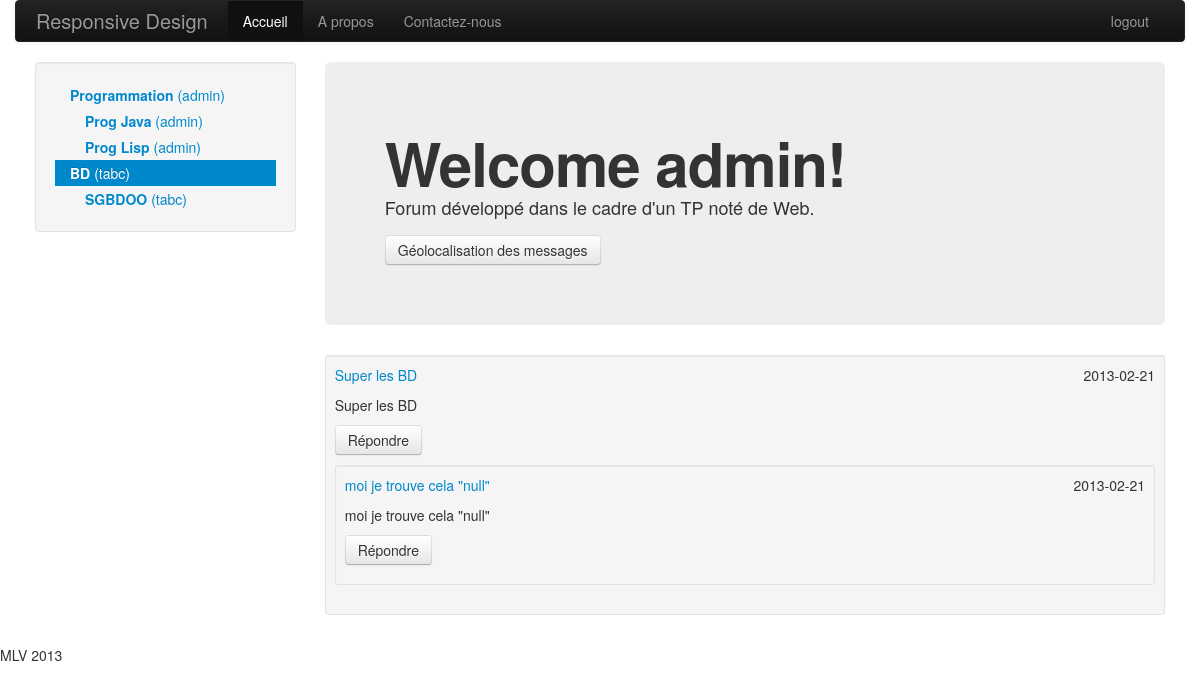
The page /forum.php?idthm=2 (signed in) on the database its author committed.
### tables this page shows
CREATE TABLE theme (idthm serial primary key, libthm varchar(100) NOT NULL, datecrthm date, iduserthm bigint unsigned NOT NULL, idsuperthm bigint unsigned, FOREIGN KEY (iduserthm) REFERENCES usr (iduser), FOREIGN KEY (idsuperthm) REFERENCES theme (idthm));

CREATE TABLE  usr(iduser serial primary key, loginuser varchar(30) NOT NULL, passwduser varchar(15) NOT NULL, emailuser varchar(100), dateinsuser date, idgrp bigint unsigned, foreign key (idgrp) references groupe(idgrp));

CREATE TABLE message ( idmsg serial PRIMARY KEY, titremsg varchar(100) NOT NULL, contenumsg text NOT NULL, datemsg date, idthmmsg bigint unsigned NOT NULL, idmsgsrc bigint unsigned, idusermsg bigint unsigned, lat decimal(10,7), lon decimal(10,7),
FOREIGN KEY (idthmmsg) REFERENCES theme (idthm),FOREIGN KEY (idmsgsrc) REFERENCES message(idmsg), FOREIGN KEY (idusermsg) REFERENCES usr (iduser));

### php/config.php (called while the page is built, shortened)
<?php
require 'MySql/MySqlConnection.php';
require 'MySql/MySqlCommand.php';
$Connection = new MySqlConnection();
?>

### php/MySql/MySqlConnection.php (called while the page is built, shortened)
<?php
class MySqlConnection {
	private $mysqli;
	public function __construct($host = 'db499579863.db.1and1.com' , $user = 'lfeltz', $pass = 'Wuunoi6q', $db = 'lfeltz_db')
	{
		$this->mysqli = new mysqli($host, $user, $pass, $db);
	}
	public function prepare($cmd){
		$stmt = $this->mysqli->prepare($cmd);
		return $stmt;
	}
}
?>

### php/MySql/MySqlCommand.php (called while the page is built, shortened)
<?php
class MySqlCommand
{
	private $parametersValues;
	private $parametersTypes;
	private $nbParameters;
	public function __construct(MySqlConnection $connection, $queryText)
	{
		$this->stmt = $connection->prepare($queryText);
		$this->parametersTypes = "";
		$this->parametersValues = array();
		$this->nbParameters = 0;
	}
	public function AddParameter($type, $value)
	{
		$this->parametersValues[$this->nbParameters] = $value;
		$this->parametersTypes .= $type;
		$this->nbParameters++;
	}
	public function ExecuteQuery()
	{
		$this->bindParam();
		$this->stmt->execute();
		if($result = $this->stmt->get_result())
		{
			$index=0;
			$Rows = array();
			while ($row = $result->fetch_assoc())
			{
				$Rows[$index] = $row;
				$index++;
			}
			return $Rows;
		}
	}
	private function bindParam()
	{
		$stmt = $this->stmt;
		call_user_func_array(array($stmt, "bind_param"), $this->refValues(array_merge(array($this->parametersTypes), $this->parametersValues)));
	}
	private function refValues($arr)
	{
	    if (strnatcmp(phpversion(),'5.3') >= 0)
	    {
	        $refs = array();
	        foreach($arr as $key => $value)
	            $refs[$key] = &$arr[$key];
	        return $refs;
	    }
	    return $arr;
	}
}

### forum.php (the view, shortened to what this page needs)
<!DOCTYPE html>
<html lang="fr">
<head>
<?php
require 'php/config.php';
?>
</head>
<body>
	<div class="container">
		<?php include 'contents/navbar.php'; ?>
	    <div class="container-fluid">
	      <div class="row-fluid">
	        <div class="span3">
	          <div class="well sidebar-nav">
	            <ul class="nav nav-list">
	            <?php
					function printSousCategorie($Connection, $iduser, $iduserthm){
						$idthm = -1;
						if(isset($_GET["idthm"]))
	            			$idthm = $_GET["idthm"];
						$Command = new MySqlCommand($Connection, "SELECT theme.idthm, theme.libthm, usrthm.loginuser AS loginusrthm, usr.loginuser FROM ((((theme INNER JOIN accessthm ON theme.idthm=accessthm.idthm) INNER JOIN groupe ON accessthm.idgrp=groupe.idgrp) INNER JOIN usr ON groupe.idgrp=usr.idgrp) INNER JOIN usr AS usrthm ON theme.iduserthm=usrthm.iduser) WHERE usr.iduser=? && idsuperthm=?");
						$Command->AddParameter(ParamType::String, $iduser);
						$Command->AddParameter(ParamType::String, $iduserthm);
						$res = $Command->ExecuteQuery();
						foreach($res as $row)
						{
							echo "<li " . ($idthm==$row['idthm']?"class='active'":"") . "><a href='?idthm=$row[idthm]'><b>$row[libthm]</b> ($row[loginusrthm])</a></li><ul class='nav nav-list'>";
							printSousCategorie($Connection, $iduser, $row["idthm"]);
							echo "</ul>";
						}
					}
					$idthm = -1;
					if(isset($_GET["idthm"]))
	            		$idthm = $_GET["idthm"];
					$Command = new MySqlCommand($Connection, "SELECT theme.idthm, theme.libthm, usrthm.loginuser AS loginusrthm, usr.loginuser FROM ((((theme INNER JOIN accessthm ON theme.idthm=accessthm.idthm) INNER JOIN groupe ON accessthm.idgrp=groupe.idgrp) INNER JOIN usr ON groupe.idgrp=usr.idgrp) INNER JOIN usr AS usrthm ON theme.iduserthm=usrthm.iduser) WHERE usr.iduser=? && idsuperthm is NULL");
					$Command->AddParameter(ParamType::String, $_SESSION["iduser"]);
					$res = $Command->ExecuteQuery();
					foreach($res as $row)
					{
						echo "<li " . ($idthm==$row['idthm']?"class='active'":"") . "><a href='?idthm=$row[idthm]'><b>$row[libthm]</b> ($row[loginusrthm])</a></li><ul class='nav nav-list'>";
						printSousCategorie($Connection, $_SESSION["iduser"], $row["idthm"]);
						echo "</ul>";
					}
	            ?>
	            </ul>
	          </div>
	        </div>
	        <div class="span9">
	          <div class="hero-unit">
	            <h1>Welcome <?php echo $_SESSION["username"] ?>!</h1>
	            <p>Forum développé dans le cadre d'un TP noté de Web.</p>
				<a href="#myModal" role="button" class="btn" data-toggle="modal" >Géolocalisation des messages</a>
	          </div>
			  <ul class='thumbnails'>
	            	<?php
		            	 function printSousMessage($Connection, $idmsgsrc, $idthm, $iduser){
							$Command = new MySqlCommand($Connection, "SELECT idmsg, titremsg, contenumsg, datemsg, usr.loginuser, lat, lon FROM (message INNER JOIN usr ON message.idusermsg=usr.iduser) WHERE idmsgsrc=? ORDER BY idmsg DESC");
							$Command->AddParameter(ParamType::String, $idmsgsrc);
							$res = $Command->ExecuteQuery();
							foreach($res as $row)
							{
								echo "<div class='well well-small'>";
								echo "</div>";
							}
						}
						function printMessage($Connection, $titremsg, $contenumsg, $idmsg, $idthm, $iduser, $datemsg){
							echo "<div class='row-fluid'>";
							echo "<div class='span6'><a class='brand' href='#'>$titremsg</a></div>";
							echo "<p class='text-right'>$datemsg</p>";
							echo "</div>";
							echo "<p>$contenumsg</p>";
							echo "<p><a class='btn' id='bouton_$idmsg' onclick='displayTextArea($idmsg)'>Répondre</a></p>";
							printSousMessage($Connection, $idmsg, $idthm, $iduser);
						}
	            		$idthm = -1;
	         	        if(isset($_GET["idthm"]))
	            			$idthm = $_GET["idthm"];
	            		$Command = new MySqlCommand($Connection, "SELECT idmsg, titremsg, contenumsg, datemsg, usr.loginuser, lat, lon FROM (message INNER JOIN usr ON message.idusermsg=usr.iduser) WHERE idthmmsg=? && idmsgsrc is NULL");
						$Command->AddParameter(ParamType::String, $idthm);
						$res = $Command->ExecuteQuery();
						foreach($res as $row)
						{
							echo "<div class='span12'>";
							echo "<div class='well well-small'>";
							printmessage($Connection, $row["titremsg"], $row["contenumsg"], $row["idmsg"], $idthm, $_SESSION["iduser"], $row["datemsg"]);
							echo "</div>";
							echo "</div>";
						}
					?>
	        </div>
	      </div>
		</div>
	</div>
</body>
</html>

### forum.php (style rules this page uses)
html { height: 100% }
body { height: 100%; margin: 0; padding: 0 }

### rows shown on the page
theme: libthm "Programmation", iduserthm.loginuser "admin"
theme: libthm "Prog Java", iduserthm.loginuser "admin"
theme: libthm "Prog Lisp", iduserthm.loginuser "admin"
theme: libthm "BD", iduserthm.loginuser "tabc"
theme: libthm "SGBDOO", iduserthm.loginuser "tabc"
message: titremsg "Super les BD", datemsg "2013-02-21", contenumsg "Super les BD"
message: titremsg "moi je trouve cela \"null\"", datemsg "2013-02-21", contenumsg "moi je trouve cela \"null\""

### other values the page prints
$_SESSION["username"] "admin"
